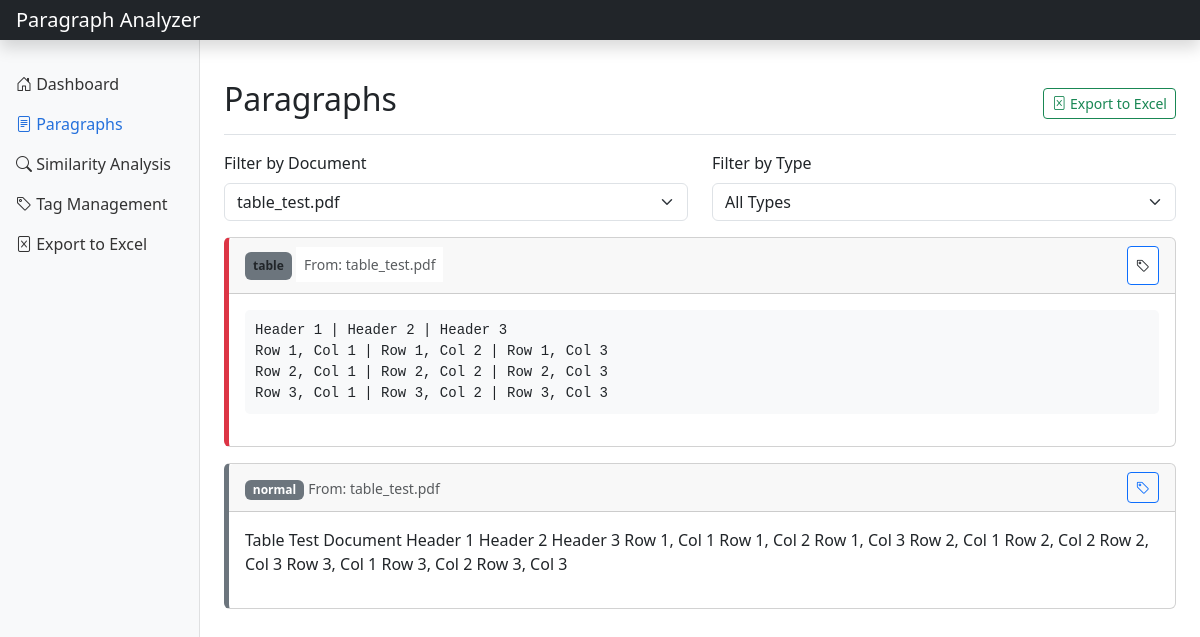
/paragraphs?document_id=40, run on the app's committed database.
### tables this page shows
CREATE TABLE paragraphs (
                id INTEGER PRIMARY KEY AUTOINCREMENT,
                content TEXT NOT NULL,
                document_id INTEGER NOT NULL,
                paragraph_type TEXT NOT NULL,
                position INTEGER NOT NULL,
                header_content TEXT,
                FOREIGN KEY (document_id) REFERENCES documents (id) ON DELETE CASCADE
            );

CREATE TABLE documents (
                id INTEGER PRIMARY KEY AUTOINCREMENT,
                filename TEXT NOT NULL,
                file_type TEXT NOT NULL,
                file_path TEXT NOT NULL,
                upload_date TEXT NOT NULL
            );

### app.py (the view)
@app.route('/paragraphs')
def view_paragraphs():
    document_id = request.args.get('document_id', type=int)
    paragraphs = db_manager.get_paragraphs(document_id)
    documents = db_manager.get_documents()
    tags = db_manager.get_tags()
    return render_template(
        'paragraphs.html',
        paragraphs=paragraphs,
        documents=documents,
        tags=tags,
        selected_document=document_id
    )

### database_manager.py (called while the page is built)
    def get_documents(self) -> List[Dict]:
        self.logger.info("Retrieving all documents")
        try:
            conn = sqlite3.connect(self.db_path)
            conn.row_factory = sqlite3.Row
            cursor = conn.cursor()
            cursor.execute('SELECT * FROM documents ORDER BY upload_date DESC')
            rows = cursor.fetchall()
            documents = [dict(row) for row in rows]
            conn.close()
            self.logger.info(f"Retrieved {len(documents)} documents")
            return documents
        except Exception as e:
            self.logger.error(f"Error retrieving documents: {str(e)}", exc_info=True)
            return []

    def get_tags(self) -> List[Dict]:
        self.logger.info("Retrieving all tags")
        try:
            conn = sqlite3.connect(self.db_path)
            conn.row_factory = sqlite3.Row
            cursor = conn.cursor()
            cursor.execute('SELECT * FROM tags')
            rows = cursor.fetchall()
            tags = [dict(row) for row in rows]
            conn.close()
            self.logger.info(f"Retrieved {len(tags)} tags")
            return tags
        except Exception as e:
            self.logger.error(f"Error retrieving tags: {str(e)}", exc_info=True)
            return []

### templates/paragraphs.html (shortened to what this page needs)
{% extends 'base.html' %}
{% block content %}
    <div class="d-flex justify-content-between flex-wrap flex-md-nowrap align-items-center pt-3 pb-2 mb-3 border-bottom">
        <h1 class="h2">Paragraphs</h1>
        <div class="btn-toolbar mb-2 mb-md-0">
            <a href="/export" class="btn btn-sm btn-outline-success">
                <i class="bi bi-file-excel"></i> Export to Excel
            </a>
        </div>
    </div>
    <div class="row mb-3">
        <div class="col-md-6">
            <label for="documentFilter" class="form-label">Filter by Document</label>
            <select class="form-select" id="documentFilter" onchange="filterByDocument(this.value)">
                {% for doc in documents %}
                    <option value="{{ doc.id }}" {% if selected_document == doc.id %}selected{% endif %}>{{ doc.filename }}</option>
                {% endfor %}
            </select>
        </div>
        <div class="col-md-6">
            <label for="paragraphTypeFilter" class="form-label">Filter by Type</label>
            <select class="form-select" id="paragraphTypeFilter" onchange="filterByType(this.value)">
                <option value="">All Types</option>
            </select>
        </div>
    </div>
    <div class="row">
        <div class="col-md-12">
            {% if paragraphs %}
                <div id="paragraphsList">
                    {% for para in paragraphs %}
                        <div class="card paragraph-card {{ para.paragraph_type }}" data-type="{{ para.paragraph_type }}" data-id="{{ para.id }}">
                            <div class="card-header d-flex justify-content-between align-items-center">
                                <div>
                                    <span class="badge bg-secondary">{{ para.paragraph_type }}</span>
                                    <small class="text-muted">From: {{ para.filename }}</small>
                                </div>
                                <div class="paragraph-tags">
                                    <button class="btn btn-sm btn-outline-primary" onclick="showTagModal({{ para.id }})">
                                        <i class="bi bi-tag"></i>
                                    </button>
                                </div>
                            </div>
                            <div class="card-body">
                                {% if para.paragraph_type == 'table' %}
                                    <pre class="table-content">{{ para.content }}</pre>
                                {% else %}
                                    <p>{{ para.content }}</p>
                                {% endif %}
                            </div>
                        </div>
                    {% endfor %}
                </div>
            {% else %}
                <div class="alert alert-info">
                    No paragraphs found. Please upload some documents first.
                </div>
            {% endif %}
        </div>
    </div>
{% endblock %}

### templates/base.html (style rules this page uses)
.paragraph-card { margin-bottom: 1rem; border-left: 5px solid #6c757d; }
.paragraph-card.table { border-left-color: #dc3545; }
pre.table-content { white-space: pre-wrap; font-family: monospace; background-color: #f8f9fa; padding: 10px; border-radius: 5px; }

### data on the page
paragraphs: paragraph_type "table", filename "table_test.pdf", content "Header 1 | Header 2 | Header 3 Row 1, Col 1 | Row 1, Col 2 | Row 1, Col 3 Row 2, Col 1 | Row 2, Col 2 | Row 2, Col 3 Row 3, Col 1 | Row 3, Col 2 | Row 3, Col 3"
paragraphs: paragraph_type "normal", filename "table_test.pdf", content "Table Test Document Header 1 Header 2 Header 3 Row 1, Col 1 Row 1, Col 2 Row 1, Col 3 Row 2, Col 1 Row 2, Col 2 Row 2, Col 3 Row 3, Col 1 Row 3, Col 2 Row 3, Col 3"

### other printed values
form field value "table_test.pdf"
